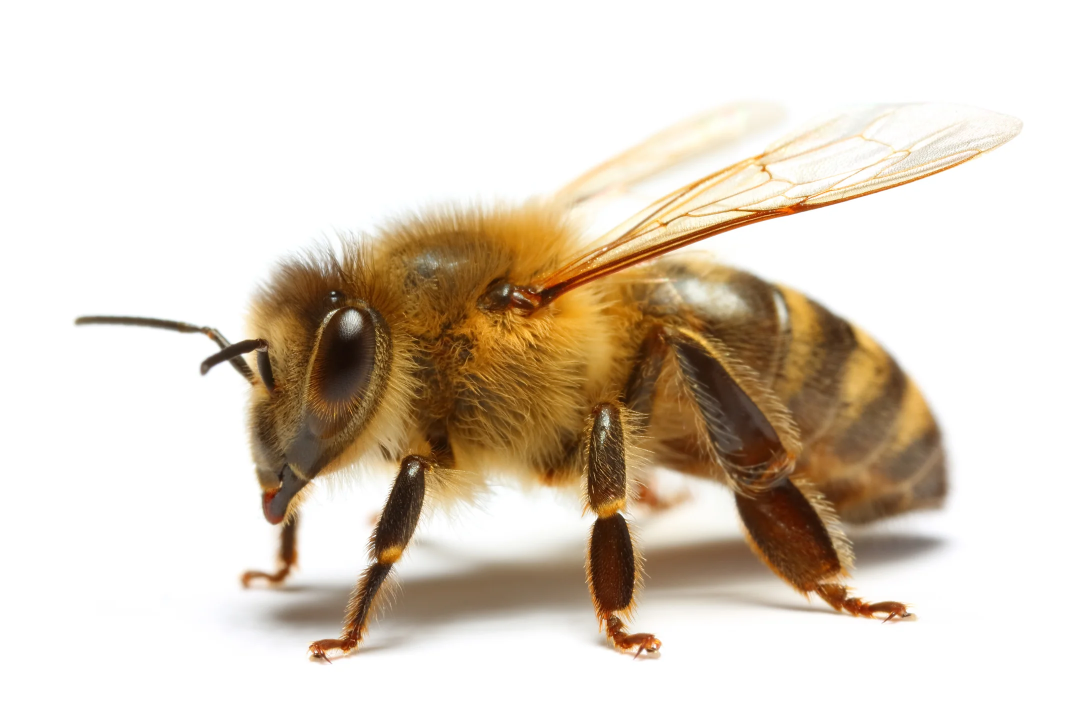
#> input picture images/bee.jpg, 2139 x 1402 px (shown at 1/2 size)
$ python detect.py
#> lines starting #> are read from the running program, lines starting #| are printed output that depends on the picture
### visualize.py
import cv2
import matplotlib.pyplot as plt

# Set the default figure size
plt.rcParams['figure.figsize'] = [14.0, 7.0]

# Load the training image
image1 = cv2.imread('images/bee.jpg')
#> image1 is the input picture: shape (1402, 2139, 3); mean B, G, R 194.5, 209.1, 220.7

# Load the query image
image2 = cv2.imread('images/bee_on_comb.jpg')
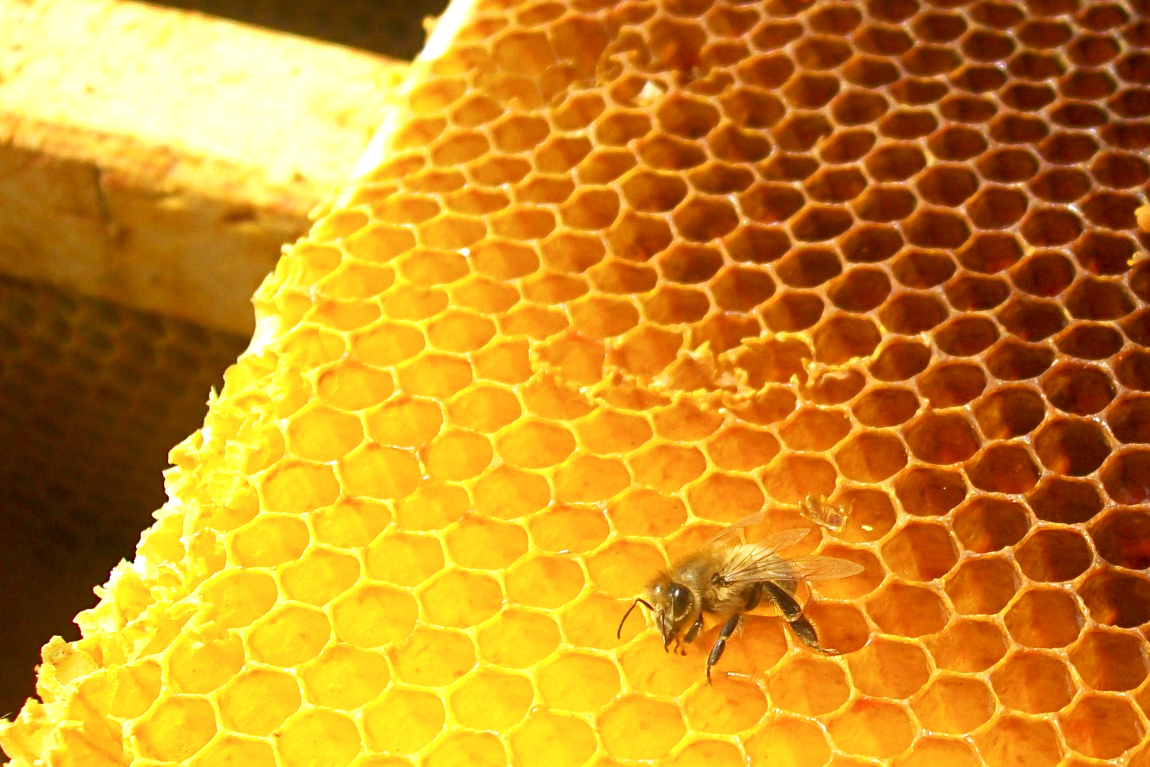
#> input picture images/bee_on_comb.jpg, 2300 x 1533 px (shown at 1/2 size)
#> image2 is the input picture: shape (1533, 2300, 3); mean B, G, R 33.5, 139.6, 202.4

# Convert the training image to RGB
training_image = cv2.cvtColor(image1, cv2.COLOR_BGR2RGB)

# Convert the query image to RGB
query_image = cv2.cvtColor(image2, cv2.COLOR_BGR2RGB)

# Display the images
plt.subplot(121)
plt.imshow(training_image)
plt.title('Training Image')
plt.subplot(122)
plt.imshow(query_image)
plt.title('Query Image')
plt.show()
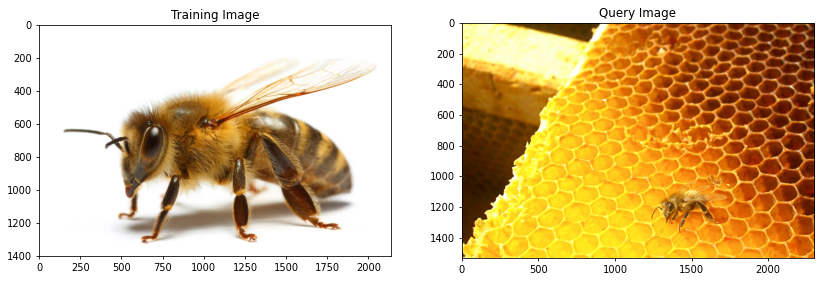
#> figure drawn by matplotlib, 2 panels

### detect.py
import copy

from visualize import *

# Set the default figure size
plt.rcParams['figure.figsize'] = [34.0, 34.0]

# Convert the training image to gray scale
training_gray = cv2.cvtColor(training_image, cv2.COLOR_BGR2GRAY)
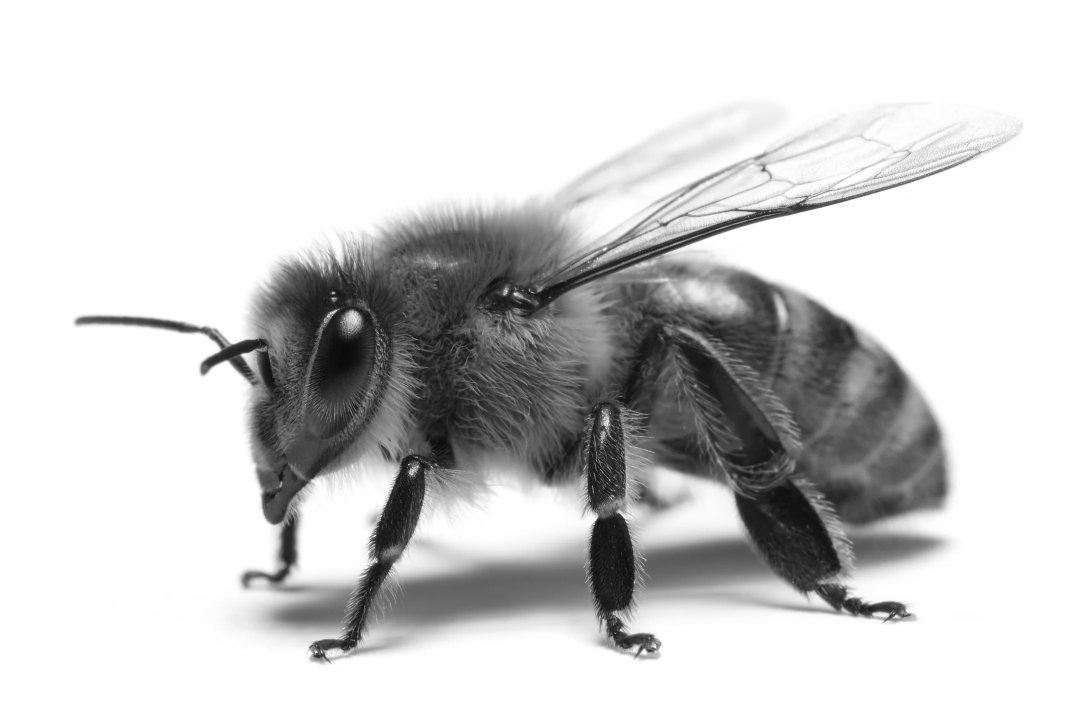
#> training_gray: shape (1402, 2139) (shown at 1/2 size); min 11, max 255, mean 206.1

# Convert the query image to gray scale
query_gray = cv2.cvtColor(query_image, cv2.COLOR_BGR2GRAY)
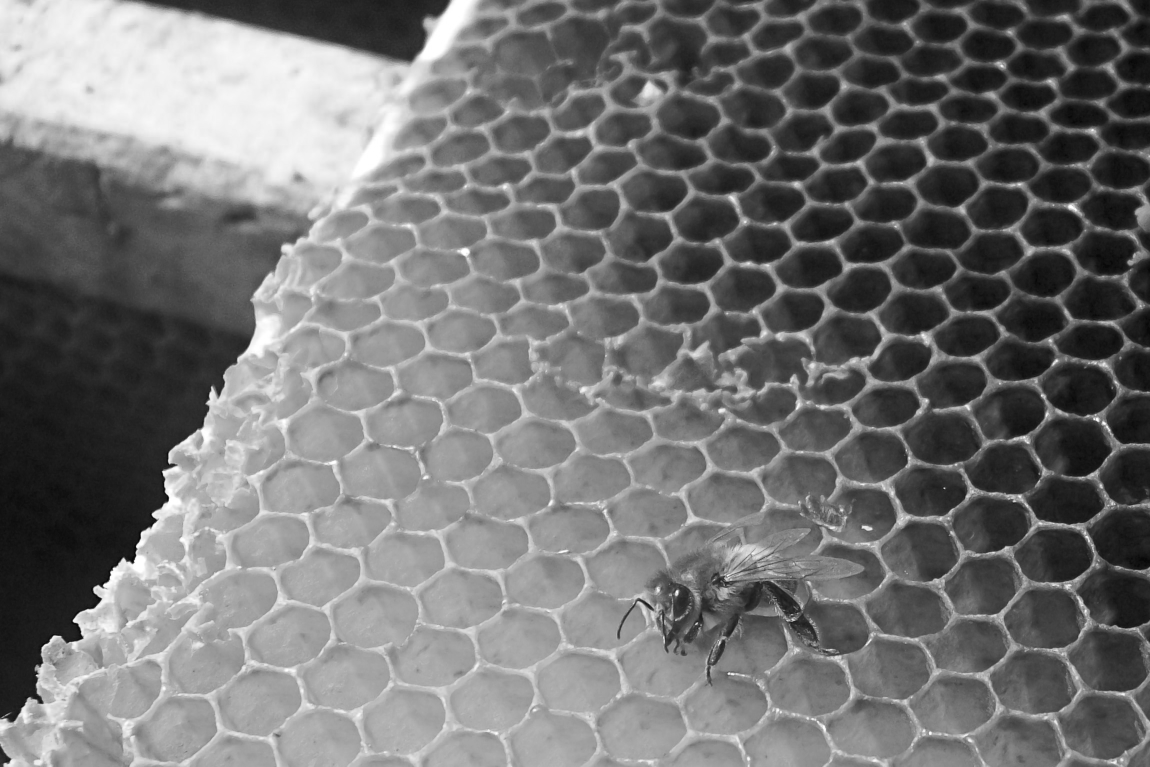
#> query_gray: shape (1533, 2300) (shown at 1/2 size); min 3, max 255, mean 115

# Set the parameters of the ORB algorithm by specifying the maximum number of keypoints to locate and
# the pyramid decimation ratio
orb = cv2.ORB_create(5000, 2.0)

# Find the keypoints in the gray scale training and query images and compute their ORB descriptor.
# The None parameter is needed to indicate that we are not using a mask in either case.
keypoints_train, descriptors_train = orb.detectAndCompute(training_gray, None)
#> keypoints_train = 4796 keypoints; strongest (x, y, size): (488, 712, 248), (456, 728, 248), (416, 696, 248), (432, 696, 124)
keypoints_query, descriptors_query = orb.detectAndCompute(query_gray, None)
#> keypoints_query = 4851 keypoints; strongest (x, y, size): (148, 1240, 62), (264, 1122, 62), (204, 1172, 62), (310, 1038, 62)

# Create copies of the query images to draw our keypoints on
query_img_keyp = copy.copy(query_image)

# Draw the keypoints with size and orientation on the copy of the query image
cv2.drawKeypoints(query_image, keypoints_query, query_img_keyp, flags = cv2.DRAW_MATCHES_FLAGS_DRAW_RICH_KEYPOINTS)
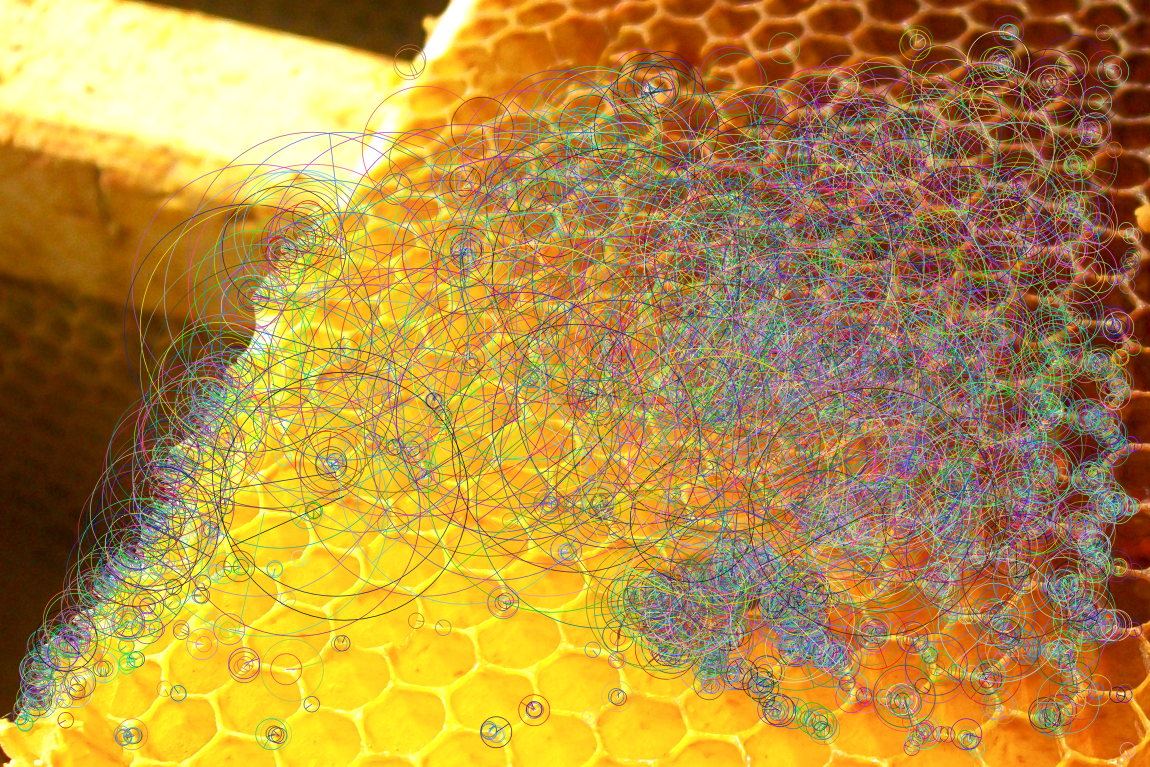
#> query_img_keyp: shape (1533, 2300, 3) (shown at 1/2 size); mean R, G, B 180.8, 141.4, 65.2

# Display the query image with the keypoints with size and orientation
plt.title('Keypoints With Size and Orientation', fontsize = 30)
plt.imshow(query_img_keyp)
plt.show()

# Print the number of keypoints detected
print("\nNumber of keypoints Detected: ", len(keypoints_query))
#| Number of keypoints Detected:  4851
